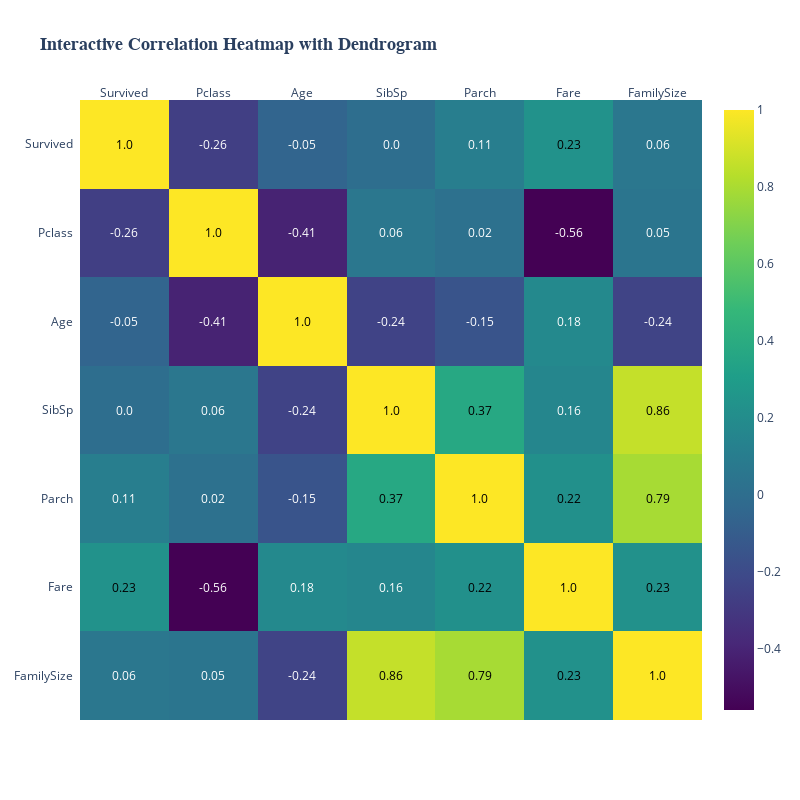

Notebook cell for this chart:
### Markdown cell above
11. Interactive Heatmap with Dendrograms

### Code cell
import plotly.figure_factory as ff

# Prepare correlation data with more features
corr_features = ['Survived', 'Pclass', 'Age', 'SibSp', 'Parch', 'Fare', 'FamilySize']
corr_matrix = full_df[corr_features].corr()

fig = ff.create_annotated_heatmap(
    z=corr_matrix.values,
    x=list(corr_matrix.columns),
    y=list(corr_matrix.index),
    annotation_text=np.around(corr_matrix.values, decimals=2),
    colorscale='Viridis',
    showscale=True,
    hoverongaps=True
)

fig.update_layout(
    title='<b>Interactive Correlation Heatmap with Dendrogram</b>',
    title_font=dict(size=18, family='Arial'),
    width=800,
    height=800,
    xaxis_showgrid=False,
    yaxis_showgrid=False,
    yaxis_autorange='reversed'
)

fig.show()

### Figure 1 — Plotly figure (JSON) as saved in the notebook; plotly's stock layout.template omitted (floating-point values rounded to 4 significant figures)
{"data": [{"colorscale": [[0, "#440154"], [0.1111, "#482878"], [0.2222, "#3e4989"], [0.3333, "#31688e"], [0.4444, "#26828e"], [0.5556, "#1f9e89"], [0.6667, "#35b779"], [0.7778, "#6ece58"], [0.8889, "#b5de2b"], [1, "#fde725"]], "hoverongaps": true, "reversescale": false, "showscale": true, "type": "heatmap", "x": ["Survived", "Pclass", "Age", "SibSp", "Parch", "Fare", "FamilySize"], "y": ["Survived", "Pclass", "Age", "SibSp", "Parch", "Fare", "FamilySize"], "z": [[1.0, -0.2647, -0.05369, 0.00237, 0.1089, 0.2336, 0.06109], [-0.2647, 1.0, -0.4081, 0.06083, 0.01832, -0.5586, 0.05003], [-0.05369, -0.4081, 1.0, -0.2437, -0.1509, 0.1787, -0.2402], [0.00237, 0.06083, -0.2437, 1.0, 0.3736, 0.1602, 0.862], [0.1089, 0.01832, -0.1509, 0.3736, 1.0, 0.2215, 0.7923], [0.2336, -0.5586, 0.1787, 0.1602, 0.2215, 1.0, 0.2265], [0.06109, 0.05003, -0.2402, 0.862, 0.7923, 0.2265, 1.0]]}], "layout": {"annotations": [{"font": {"color": "#000000"}, "showarrow": false, "text": "1.0", "x": "Survived", "xref": "x", "y": "Survived", "yref": "y"}, {"font": {"color": "#FFFFFF"}, "showarrow": false, "text": "-0.26", "x": "Pclass", "xref": "x", "y": "Survived", "yref": "y"}, {"font": {"color": "#FFFFFF"}, "showarrow": false, "text": "-0.05", "x": "Age", "xref": "x", "y": "Survived", "yref": "y"}, {"font": {"color": "#FFFFFF"}, "showarrow": false, "text": "0.0", "x": "SibSp", "xref": "x", "y": "Survived", "yref": "y"}, {"font": {"color": "#FFFFFF"}, "showarrow": false, "text": "0.11", "x": "Parch", "xref": "x", "y": "Survived", "yref": "y"}, {"font": {"color": "#000000"}, "showarrow": false, "text": "0.23", "x": "Fare", "xref": "x", "y": "Survived", "yref": "y"}, {"font": {"color": "#FFFFFF"}, "showarrow": false, "text": "0.06", "x": "FamilySize", "xref": "x", "y": "Survived", "yref": "y"}, {"font": {"color": "#FFFFFF"}, "showarrow": false, "text": "-0.26", "x": "Survived", "xref": "x", "y": "Pclass", "yref": "y"}, {"font": {"color": "#000000"}, "showarrow": false, "text": "1.0", "x": "Pclass", "xref": "x", "y": "Pclass", "yref": "y"}, {"font": {"color": "#FFFFFF"}, "showarrow": false, "text": "-0.41", "x": "Age", "xref": "x", "y": "Pclass", "yref": "y"}, {"font": {"color": "#FFFFFF"}, "showarrow": false, "text": "0.06", "x": "SibSp", "xref": "x", "y": "Pclass", "yref": "y"}, {"font": {"color": "#FFFFFF"}, "showarrow": false, "text": "0.02", "x": "Parch", "xref": "x", "y": "Pclass", "yref": "y"}, {"font": {"color": "#FFFFFF"}, "showarrow": false, "text": "-0.56", "x": "Fare", "xref": "x", "y": "Pclass", "yref": "y"}, {"font": {"color": "#FFFFFF"}, "showarrow": false, "text": "0.05", "x": "FamilySize", "xref": "x", "y": "Pclass", "yref": "y"}, {"font": {"color": "#FFFFFF"}, "showarrow": false, "text": "-0.05", "x": "Survived", "xref": "x", "y": "Age", "yref": "y"}, {"font": {"color": "#FFFFFF"}, "showarrow": false, "text": "-0.41", "x": "Pclass", "xref": "x", "y": "Age", "yref": "y"}, {"font": {"color": "#000000"}, "showarrow": false, "text": "1.0", "x": "Age", "xref": "x", "y": "Age", "yref": "y"}, {"font": {"color": "#FFFFFF"}, "showarrow": false, "text": "-0.24", "x": "SibSp", "xref": "x", "y": "Age", "yref": "y"}, {"font": {"color": "#FFFFFF"}, "showarrow": false, "text": "-0.15", "x": "Parch", "xref": "x", "y": "Age", "yref": "y"}, {"font": {"color": "#FFFFFF"}, "showarrow": false, "text": "0.18", "x": "Fare", "xref": "x", "y": "Age", "yref": "y"}, {"font": {"color": "#FFFFFF"}, "showarrow": false, "text": "-0.24", "x": "FamilySize", "xref": "x", "y": "Age", "yref": "y"}, {"font": {"color": "#FFFFFF"}, "showarrow": false, "text": "0.0", "x": "Survived", "xref": "x", "y": "SibSp", "yref": "y"}, {"font": {"color": "#FFFFFF"}, "showarrow": false, "text": "0.06", "x": "Pclass", "xref": "x", "y": "SibSp", "yref": "y"}, {"font": {"color": "#FFFFFF"}, "showarrow": false, "text": "-0.24", "x": "Age", "xref": "x", "y": "SibSp", "yref": "y"}, {"font": {"color": "#000000"}, "showarrow": false, "text": "1.0", "x": "SibSp", "xref": "x", "y": "SibSp", "yref": "y"}, {"font": {"color": "#000000"}, "showarrow": false, "text": "0.37", "x": "Parch", "xref": "x", "y": "SibSp", "yref": "y"}, {"font": {"color": "#FFFFFF"}, "showarrow": false, "text": "0.16", "x": "Fare", "xref": "x", "y": "SibSp", "yref": "y"}, {"font": {"color": "#000000"}, "showarrow": false, "text": "0.86", "x": "FamilySize", "xref": "x", "y": "SibSp", "yref": "y"}, {"font": {"color": "#FFFFFF"}, "showarrow": false, "text": "0.11", "x": "Survived", "xref": "x", "y": "Parch", "yref": "y"}, {"font": {"color": "#FFFFFF"}, "showarrow": false, "text": "0.02", "x": "Pclass", "xref": "x", "y": "Parch", "yref": "y"}, {"font": {"color": "#FFFFFF"}, "showarrow": false, "text": "-0.15", "x": "Age", "xref": "x", "y": "Parch", "yref": "y"}, {"font": {"color": "#000000"}, "showarrow": false, "text": "0.37", "x": "SibSp", "xref": "x", "y": "Parch", "yref": "y"}, {"font": {"color": "#000000"}, "showarrow": false, "text": "1.0", "x": "Parch", "xref": "x", "y": "Parch", "yref": "y"}, {"font": {"color": "#000000"}, "showarrow": false, "text": "0.22", "x": "Fare", "xref": "x", "y": "Parch", "yref": "y"}, {"font": {"color": "#000000"}, "showarrow": false, "text": "0.79", "x": "FamilySize", "xref": "x", "y": "Parch", "yref": "y"}, {"font": {"color": "#000000"}, "showarrow": false, "text": "0.23", "x": "Survived", "xref": "x", "y": "Fare", "yref": "y"}, {"font": {"color": "#FFFFFF"}, "showarrow": false, "text": "-0.56", "x": "Pclass", "xref": "x", "y": "Fare", "yref": "y"}, {"font": {"color": "#FFFFFF"}, "showarrow": false, "text": "0.18", "x": "Age", "xref": "x", "y": "Fare", "yref": "y"}, {"font": {"color": "#FFFFFF"}, "showarrow": false, "text": "0.16", "x": "SibSp", "xref": "x", "y": "Fare", "yref": "y"}, {"font": {"color": "#000000"}, "showarrow": false, "text": "0.22", "x": "Parch", "xref": "x", "y": "Fare", "yref": "y"}, {"font": {"color": "#000000"}, "showarrow": false, "text": "1.0", "x": "Fare", "xref": "x", "y": "Fare", "yref": "y"}, {"font": {"color": "#000000"}, "showarrow": false, "text": "0.23", "x": "FamilySize", "xref": "x", "y": "Fare", "yref": "y"}, {"font": {"color": "#FFFFFF"}, "showarrow": false, "text": "0.06", "x": "Survived", "xref": "x", "y": "FamilySize", "yref": "y"}, {"font": {"color": "#FFFFFF"}, "showarrow": false, "text": "0.05", "x": "Pclass", "xref": "x", "y": "FamilySize", "yref": "y"}, {"font": {"color": "#FFFFFF"}, "showarrow": false, "text": "-0.24", "x": "Age", "xref": "x", "y": "FamilySize", "yref": "y"}, {"font": {"color": "#000000"}, "showarrow": false, "text": "0.86", "x": "SibSp", "xref": "x", "y": "FamilySize", "yref": "y"}, {"font": {"color": "#000000"}, "showarrow": false, "text": "0.79", "x": "Parch", "xref": "x", "y": "FamilySize", "yref": "y"}, {"font": {"color": "#000000"}, "showarrow": false, "text": "0.23", "x": "Fare", "xref": "x", "y": "FamilySize", "yref": "y"}, {"font": {"color": "#000000"}, "showarrow": false, "text": "1.0", "x": "FamilySize", "xref": "x", "y": "FamilySize", "yref": "y"}], "height": 800, "title": {"font": {"family": "Arial", "size": 18}, "text": "<b>Interactive Correlation Heatmap with Dendrogram</b>"}, "width": 800, "xaxis": {"dtick": 1, "gridcolor": "rgb(0, 0, 0)", "showgrid": false, "side": "top", "ticks": ""}, "yaxis": {"autorange": "reversed", "dtick": 1, "showgrid": false, "ticks": "", "ticksuffix": "  "}}}
